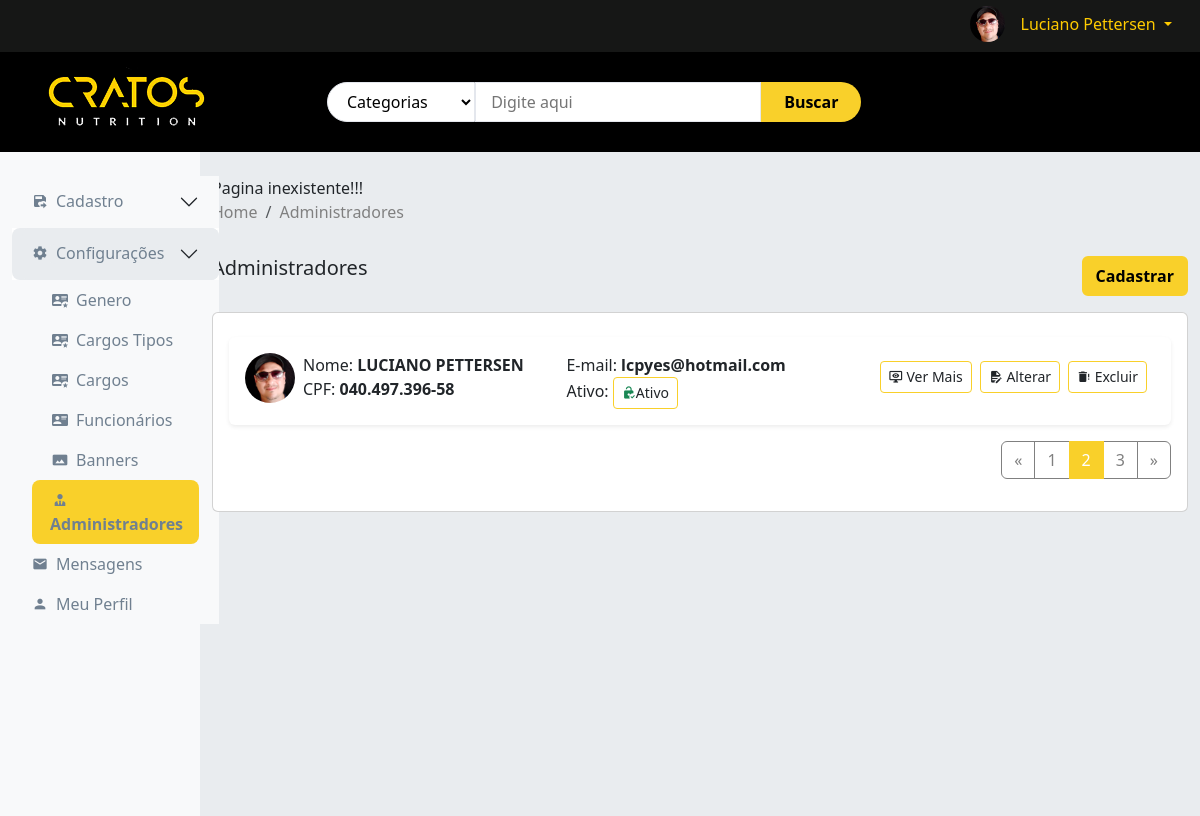
The page /adm/adm.php?pagina=administrador (signed in) on the database as committed earlier.
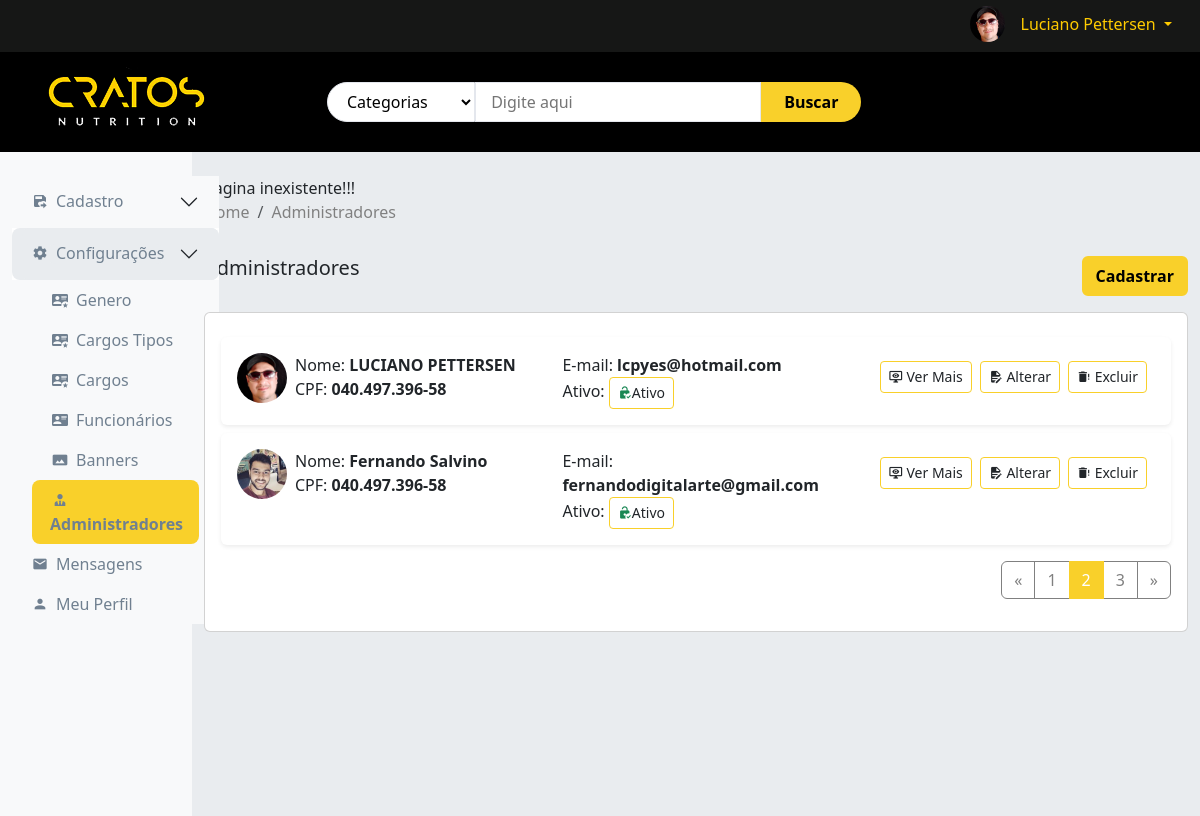
The same page on the database as committed later.
### tables this page shows
CREATE TABLE `pessoa` (
  `idpessoa` int(10) unsigned NOT NULL AUTO_INCREMENT,
  `idgenero` int(10) unsigned NOT NULL,
  `foto` varchar(255) DEFAULT NULL,
  `nome` varchar(20) NOT NULL,
  `sobrenome` varchar(50) NOT NULL,
  `nascimento` date NOT NULL,
  `cpf` varchar(14) DEFAULT NULL,
  `cnpj` varchar(18) DEFAULT NULL,
  `telefone` varchar(15) NOT NULL,
  `email` varchar(70) NOT NULL,
  `senha` varchar(255) NOT NULL,
  `tentativa` int(10) unsigned NOT NULL DEFAULT 0,
  `tempo` datetime DEFAULT NULL,
  `cadastro` datetime NOT NULL DEFAULT current_timestamp(),
  `alteracao` timestamp NOT NULL DEFAULT current_timestamp() ON UPDATE current_timestamp(),
  `ativo` char(1) NOT NULL DEFAULT 'A',
  PRIMARY KEY (`idpessoa`,`idgenero`),
  KEY `pessoa_FKIndex1` (`idgenero`),
  CONSTRAINT `pessoa_ibfk_1` FOREIGN KEY (`idgenero`) REFERENCES `genero` (`idgenero`)
);

### adm/func/func.php (called while the page is built, shortened)
<?php
function listarGeral($campos, $tabela)
{
    $conn = conectar();
    try {
        $conn->beginTransaction();
        $query = "SELECT $campos FROM $tabela";
        $sqlLista = $conn->prepare($query);
        $sqlLista->execute();
        $retornoLista = $sqlLista->fetchAll(PDO::FETCH_OBJ);
        if ($retornoLista) {
            return $retornoLista;
        } else {
            return [];
        }
    } catch (Throwable $e) {
        $conn->rollback();
        $error_message = '';
        $previousException = $e->getPrevious();
        if ($previousException) {
            $error_message .= 'Previous Exception: ' . $previousException->getMessage() . PHP_EOL;
        }
        $error_message .= 'Throwable: ' . $e->getMessage() . PHP_EOL;
        $error_message .= 'Code: ' . $e->getCode() . PHP_EOL;
        $trace = $e->getTrace();
        $error_message .= 'Trace: ' . print_r($trace, true) . PHP_EOL;
        $error_message .= 'Trace File: ' . $trace[0]['file'] . PHP_EOL;
        $error_message .= 'Trace Line: ' . $trace[0]['line'] . PHP_EOL;
        $error_message .= 'File: ' . $e->getFile() . PHP_EOL;
        $error_message .= 'Line: ' . $e->getLine() . PHP_EOL;
        error_log($error_message, 3, 'log/arquivo_de_log.txt');
        throw $e;
    } finally {
        $conn = null;
    }
}
?>

### adm/administrador/listaAdministrador.php (the view, shortened to what the changed rows need)
<div class="card">
    <div class="card-body">
        <?php
 $listarPessoa = listarGeral('*', 'pessoa');
foreach ($listarPessoa as $pessoa) {
    $email = $pessoa->email;
    $nomeCompleto =  $pessoa->nome ." ".$pessoa->sobrenome;
    $foto = $pessoa->foto;
    $cpf = $pessoa->cpf;
    $ativo = $pessoa->ativo;
    if ($ativo == 'A') {
        $btnAtivo = '<a href="#" class="btn btn-sm btn-outline-primary" aria-current="page" title="Banner Ativado"><span class="mdi mdi-lock-open-check text-success"></span>Ativo</a>';
    } else {
        $btnAtivo = '<a href="#" class="btn btn-sm btn-outline-primary" aria-current="page" title="Banner Desativado"><span class="mdi mdi-lock-check text-danger"></span> Desativado</a>';
}?>
        <div class="card card-lista mt-2 border border-0 shadow-sm">
            <div class="card-body d-flex flex-column flex-md-row justify-content-between">
                <div class="d-flex flex-column flex-md-row flex-fill">
                    <div class="d-flex col-md-6">
                        <img src="./user/img/<?php echo $foto;?>" class="rounded-circle"
                            style="width:50px;height:50px;">
                        <div class="d-flex flex-column ps-2">
                            <div>Nome: <strong><?php echo $nomeCompleto?></strong></div>
                            <div>CPF: <strong><?php echo $cpf?></strong></div>
                        </div>
                    </div>
                    <div class="d-flex flex-column ps-2  col-md-6">
                        <div>E-mail: <strong><?php echo $email?></strong></div>
                        <div>Ativo: <strong><?php echo $btnAtivo?></strong></div>
                    </div>
                </div>
                <div class="p-2">
                    <div class="d-flex flex-md-row flex-column gap-2">
                        <a href="#" class="btn btn-sm btn-outline-primary" aria-current="page"
                            title="Ver detalhes do banner"><span class="mdi mdi-monitor-eye"></span> Ver Mais</a>
                        <a href="?pagina=administrador&entrada=alterar" class="btn btn-sm btn-outline-primary" title="Alterar informações do Banner"><span
                                class="mdi mdi-file-document-edit"></span>
                            Alterar</a>
                        <a href="?pagina=administrador&entrada=excluir" class="btn btn-sm btn-outline-primary" title="Excluir Banner"><span
                                class="mdi mdi-delete-alert"></span> Excluir</a>
                    </div>
                </div>
            </div>
        </div>
        <?php }?>
    </div>
</div>

### adm/menuLateral.php (shortened to what the changed rows need)
<?php
$pagina = "";
if(isset($_GET['pagina'])){$pagina = $_GET['pagina'];};
$menu = array(
    "Cadastro" => array(
        "icone" => "mdi mdi-content-save-move",
        "subMenu" => array(
            "Categorias" => array("icone" => "mdi mdi-order-bool-descending", "link" => "categoria"),
            "Produtos" => array("icone" => "mdi mdi-cart", "link" => "produto"),
            "Fornecedores" => array("icone" => "mdi mdi-account-tie", "link" => "fornecedor"),
        )
    ),
    "Configurações" => array(
        "icone" => "mdi mdi-cog",
        "subMenu" => array(
            "Genero" => array("icone" => "mdi mdi-card-account-details-star", "link" => "genero"),
            "Cargos Tipos" => array("icone" => "mdi mdi-card-account-details-star", "link" => "cargoTipo"),
            "Cargos" => array("icone" => "mdi mdi-card-account-details-star", "link" => "cargo"),
            "Funcionários" => array("icone" => "mdi mdi-card-account-details", "link" => "funcionario"),
            "Banners" => array("icone" => "mdi mdi-panorama", "link" => "banner"),
            "Administradores" => array("icone" => "mdi mdi-account-tie", "link" => "administrador"),
        )
    ),
    "Mensagens" => array("icone" => "mdi mdi-email", "link" => "mensagem"),
    "Meu Perfil" => array("icone" => "mdi mdi-account", "link" => "perfil"),
);
?>
<div class="barra_lateral col-md-2" id="menuLateral">
    <nav class="navbar navbar-expand-lg bg-body-tertiary">
        <div class="container-fluid align-items-start">
            <div class="collapse navbar-collapse m-0 mt-3 " id="menu">
                <nav class="nav flex-column container-fluid justify-content-start p-0">
                    <?php foreach ($menu as $titulo => $item) {
                        if (is_array($item) && isset($item['subMenu'])) {
                            $id = str_replace(" ","",$titulo);
                            $aberto = False;
                            foreach($item['subMenu'] as $indice => $i){if( $i['link']==$pagina){$aberto=True;}};
                            ?>
                            <div class="accordion accordion-flush container-fluid  p-0" id="accordion<?php echo $id;?>">
                                <div class="accordion-item">
                                    <div class=" item-menu <?php if($aberto){echo 'menuAberto';}?>">
                                        <h2 class="accordion-header">
                                            <div class="accordion-button collapsed bg-body-tertiary ps-0"
                                                 data-bs-toggle="collapse" data-bs-target="#<?php echo $id;?>"
                                                 aria-expanded="true" aria-controls="<?php echo $id;?>">
                                                <span class="<?php echo $item['icone']?>"></span><span class="ps-2">
                                            <?php  echo $titulo;?>
                                        </span>
                                            </div>
                                        </h2>
                                    </div>
                                    <?php foreach ($item['subMenu'] as $subTitulo => $subItem) { ?>
                                        <div id="<?php echo $id;?>" class="accordion-collapse collapse <?php if($aberto){echo 'show';}?>" data-bs-parent="#accordion<?php echo $id;?>">
                                            <div class="accordion-body pt-0 pb-0">
                                                <div class="item-menu">
                                                    <a class="nav-link <?php if($pagina==$subItem['link']){echo 'ativo';}?>"
                                                       href="?pagina=<?php echo $subItem['link'];?>"><span
                                                                class="<?php echo $subItem['icone']?>"></span><span
                                                                class="ps-2 item-menu-sub"><?php echo $subTitulo;?></a>
                                                </div>
                                            </div>
                                        </div>
                                    <?php };?>
                                </div>
                            </div>
                        <?php }else{?>
                            <div class="item-menu  ">
                                <a class="nav-link <?php if($pagina==$item['link']){echo 'ativo';}?>"
                                   href="?pagina=<?php echo $item['link'];?>"><span
                                            class="<?php echo $item['icone']?>"></span><span
                                            class="ps-2 item-menu-sub"><?php echo $titulo;?></a>
                            </div>
                        <?php }};?>
                </nav>
            </div>
        </div>
    </nav>
</div>

Rows that differ between the two databases and show on the page:
added pessoa: foto (picture), nomeCompleto "Fernando Salvino", cpf "040.497.396-58", email "fernandodigitalarte@gmail.com", ativo "A" (drawn)
